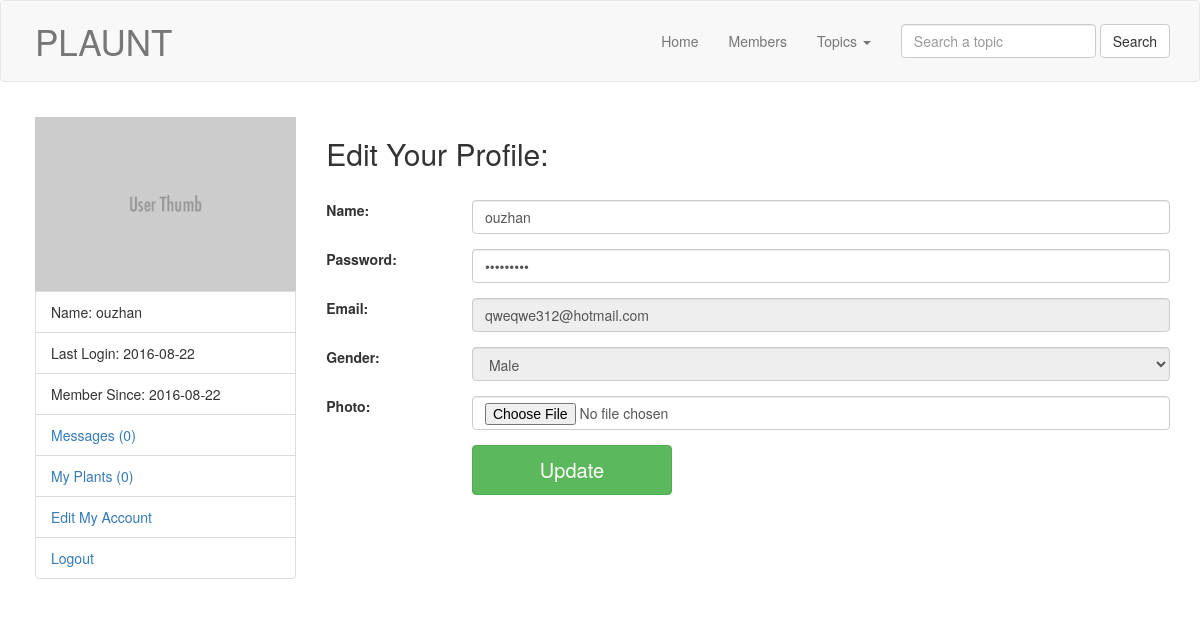
The app's page /edit_profile.php (signed in) with its own data.
### tables this page shows
CREATE TABLE `users` (
  `user_id` int(11) NOT NULL,
  `user_name` varchar(100) NOT NULL,
  `user_pass` varchar(100) NOT NULL,
  `user_email` varchar(100) NOT NULL,
  `user_country` varchar(100) NOT NULL,
  `user_gender` varchar(100) NOT NULL,
  `user_b_day` date NOT NULL,
  `user_image` text NOT NULL,
  `register_date` date NOT NULL,
  `last_login` date NOT NULL,
  `status` text NOT NULL,
  `verification_code` int(100) NOT NULL,
  `posts` text NOT NULL,
  `user_role` varchar(100) NOT NULL
);

### edit_profile.php (the view, shortened to what this page needs)
<?php
	include ( "includes/connection.php" );
	if ( !isset( $_SESSION['user_email'] ) ) {
		header( "location: index.php" );
	}else {
		include ( "header.php" );
		include ( "user_sidebar.php" );
?>
		<div class="col-sm-9">
			<h2>Edit Your Profile:</h2><br>
			<form method="post" class="user-registration-form form-horizontal" enctype="multipart/form-data">
				<div class="form-group">
					<label for="u_name" class="col-sm-2">Name:</label>
					<div class="col-sm-10">
						<input type="text" class="form-control" name="u_name" value="<?php echo $user_name; ?>" required>
					</div>
				</div>
				<div class="form-group">
					<label for="u_pass" class="col-sm-2">Password:</label>
					<div class="col-sm-10">
						<input type="password" class="form-control" name="u_pass" value="<?php echo $user_pass; ?>" required>
					</div>
				</div>
				<div class="form-group">
					<label for="u_email" class="col-sm-2">Email:</label>
					<div class="col-sm-10">
						<input type="email" class="form-control" name="u_email" value="<?php echo $user_email; ?>" disabled="disabled">
					</div>
				</div>
				<div class="form-group">
					<label for="u_gender" class="col-sm-2">Gender:</label>
					<div class="col-sm-10">
						<select name="u_gender" class="form-control" disabled="disabled">
						  <option><?php echo $user_gender; ?></option>
						</select>
					</div>
				</div>
				<div class="form-group">
					<label for="u_image" class="col-sm-2">Photo:</label>
					<div class="col-sm-10">
						<input type="file" class="form-control" name="u_image" required>
					</div>
				</div>
				<div class="form-group">
					<div class="col-sm-offset-2 col-sm-10">
						<button type="submit" name="update" class="btn btn-default btn-success">Update</button>
					</div>
				</div>
			</form>
		</div>
<?php
	include( "footer.php" );
} ?>

### user_sidebar.php (shortened to what this page needs)
<div class="col-sm-3">
	<?php
		$user 		= $_SESSION['user_email'];
		$get_user   = "SELECT * from users where user_email='$user'";
		$run_user   = mysqli_query( $connection, $get_user );
		$row 		= mysqli_fetch_array( $run_user );
		$user_id 	    = $row['user_id'];
		$user_name 		= $row['user_name'];
		$user_pass		= $row['user_pass'];
		$user_email		= $row['user_email'];
		$user_gender	= $row['user_gender'];
		$user_image 	= $row['user_image'];
		$register_date  = $row['register_date'];
		$last_login 	= $row['last_login'];
		$user_posts = "SELECT  * from posts where user_id='$user_id'";
		$run_posts = mysqli_query( $connection, $user_posts );
		$posts = mysqli_num_rows( $run_posts );
		$sel_msg = "SELECT * from messages where receiver='$user_id' AND status='unread' order by 1 DESC";
		$run_msg = mysqli_query( $connection, $sel_msg );
		$count_msg = mysqli_num_rows( $run_msg );
	?>
	<img src="user/user_images/<?php echo $user_image; ?>" class="img-responsive" alt="">
	<ul class="list-group">
		<li class="list-group-item">Name: <?php echo $user_name; ?></li>
		<li class="list-group-item">Last Login: <?php echo $last_login; ?></li>
		<li class="list-group-item">Member Since: <?php echo $register_date; ?></li>
		<li class="list-group-item"><a href="my_messages.php?inbox&u_id=<?php echo $user_id; ?>">Messages (<?php echo $count_msg; ?>)</a></li>
		<li class="list-group-item"><a href="my_posts.php?u_id=<?php echo $user_id; ?>">My Plants (<?php echo $posts; ?>)</a></li>
		<li class="list-group-item"><a href="edit_profile.php?u_id=<?php echo $user_id; ?>">Edit My Account</a></li>
		<li class="list-group-item"><a href="logout.php">Logout</a></li>
	</ul>
</div>

### assets/css/main.css (style rules this page uses)
.list-group-item:first-child { border-top-right-radius: 0; border-top-left-radius: 0; }

### records on screen
users: user_image (placeholder picture), user_name "ouzhan", last_login "2016-08-22", register_date "2016-08-22", u_name "ouzhan", u_email "qweqwe312@hotmail.com", u_gender "Male"

### other values on screen
$count_msg "0"
$posts "0"
